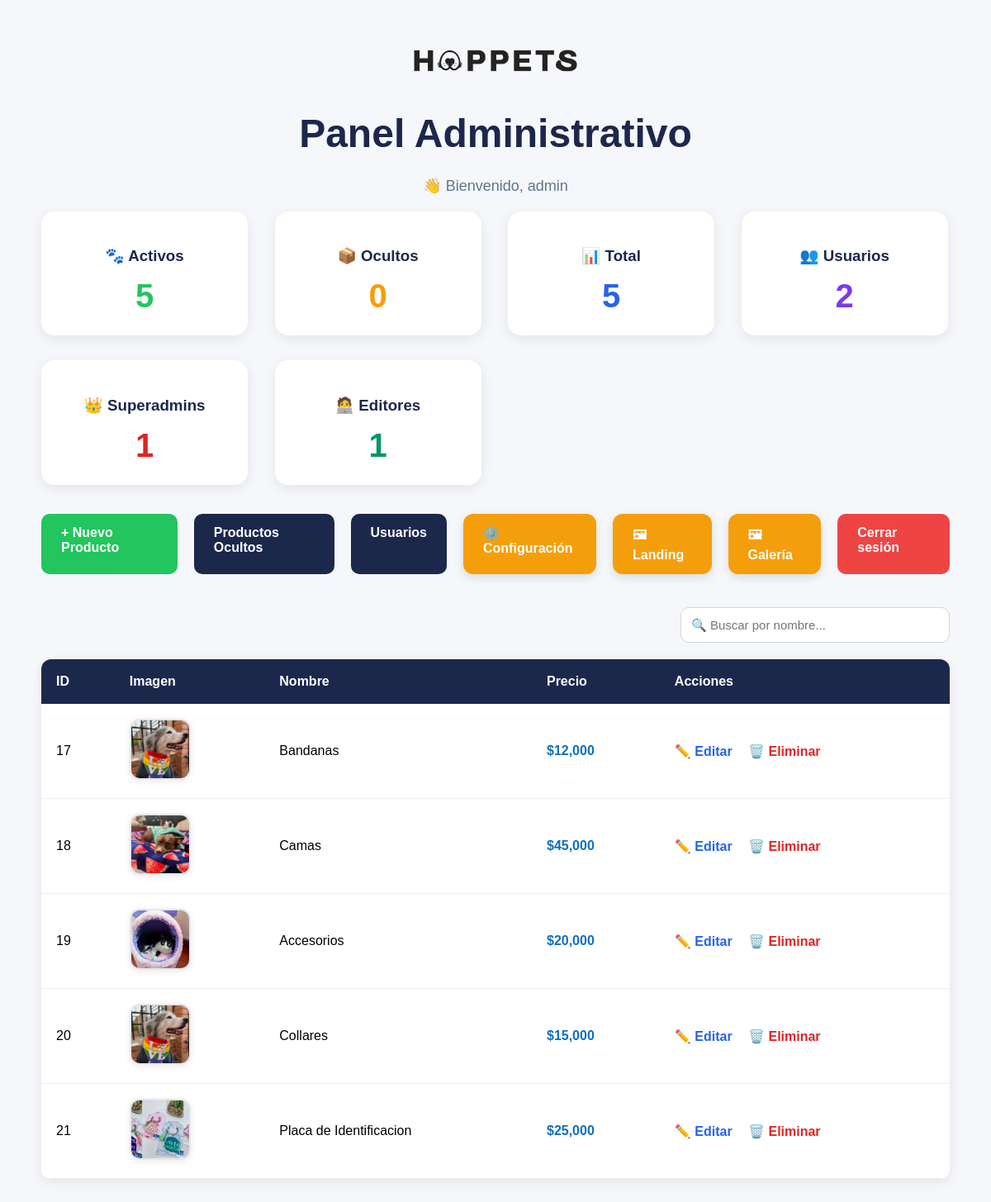
/admin (signed in), run on an earlier commit of the app's database.
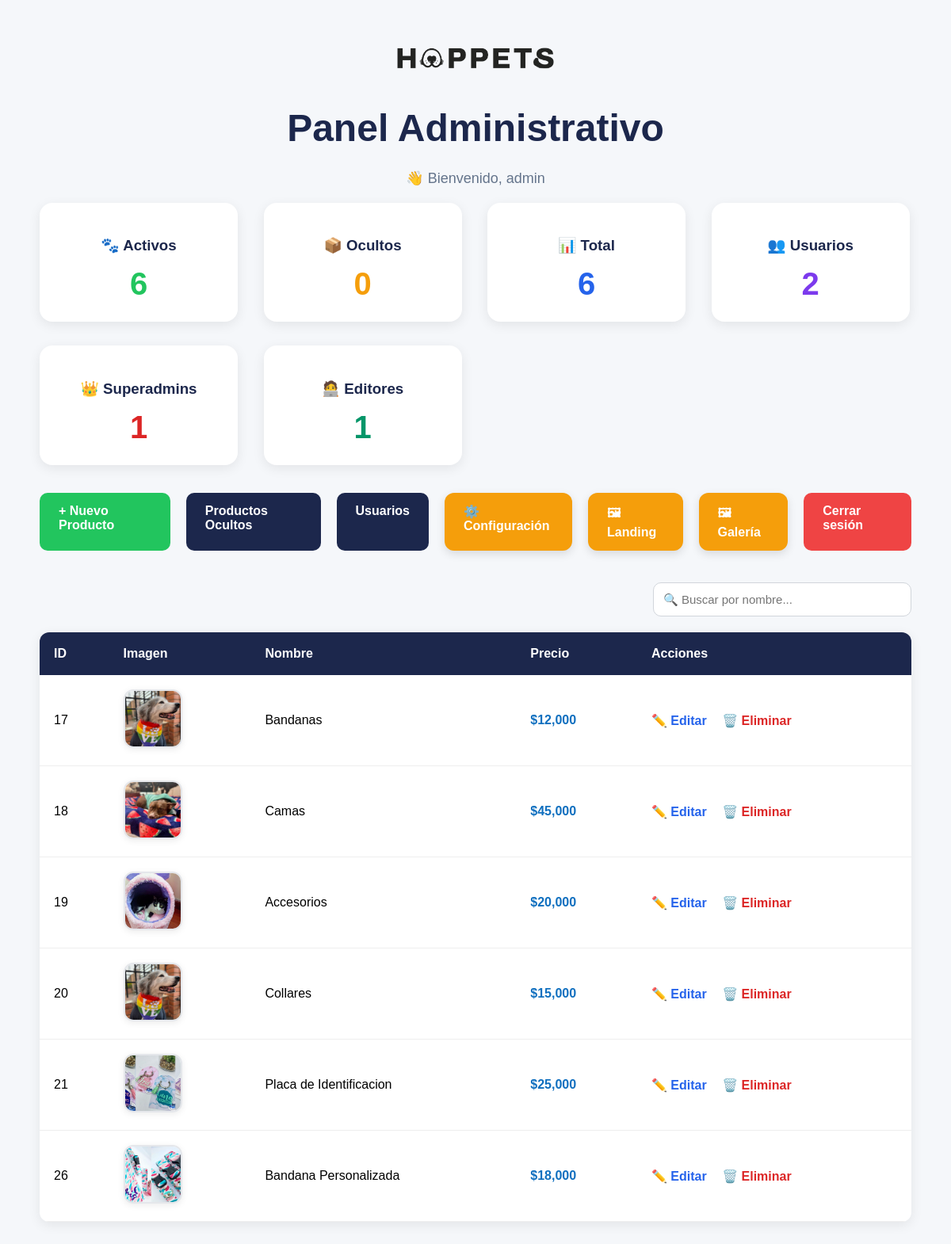
And on a later commit of the database.
### tables this page shows
CREATE TABLE usuarios (
    id INTEGER PRIMARY KEY AUTOINCREMENT,
    usuario TEXT UNIQUE NOT NULL,
    password TEXT NOT NULL
, rol TEXT DEFAULT 'editor');

CREATE TABLE productos (
    id INTEGER PRIMARY KEY AUTOINCREMENT,
    nombre TEXT NOT NULL,
    descripcion TEXT NOT NULL,
    precio INTEGER NOT NULL,
    imagen TEXT NOT NULL
, activo INTEGER DEFAULT 1);

### app.py (the view)
@app.route("/admin")
def admin():
    if not session.get("usuario"):
        return redirect("/login")
    productos = get_productos()
    total_activos = len(productos)
    productos_ocultos = get_productos_ocultos()
    total_ocultos = len(productos_ocultos)
    total_productos = total_activos + total_ocultos
    total_usuarios_sistema = total_usuarios()
    total_superadmins_sistema = total_superadmins()
    total_editores_sistema = total_editores()
    usuario_actual = session.get("usuario")
    conn = sqlite3.connect("database/products.db")
    conn.row_factory = sqlite3.Row
    usuario_info = conn.execute(
        """
        SELECT rol
        FROM usuarios
        WHERE usuario = ?
        """,
        (usuario_actual,)
    ).fetchone()
    conn.close()
    rol_actual = usuario_info["rol"]
    return render_template(
        "admin.html",
        productos=productos,
        total_activos=total_activos,
        total_ocultos=total_ocultos,
        total_productos=total_productos,
        total_usuarios=total_usuarios_sistema,
        total_superadmins=total_superadmins_sistema,
        total_editores=total_editores_sistema,
        usuario_actual=usuario_actual,
        rol_actual=rol_actual
    )

### app.py (called while the page is built)
def get_productos():
    conn = sqlite3.connect("database/products.db")
    conn.row_factory = sqlite3.Row
    productos = conn.execute(
    """
    SELECT * FROM productos
    WHERE activo = 1
    """
).fetchall()
    conn.close()
    return productos

def get_productos_ocultos():
    conn = sqlite3.connect("database/products.db")
    conn.row_factory = sqlite3.Row
    productos = conn.execute(
        """
        SELECT * FROM productos
        WHERE activo = 0
        """
    ).fetchall()
    conn.close()
    return productos

def total_usuarios():
    conn = sqlite3.connect("database/products.db")
    total = conn.execute(
        "SELECT COUNT(*) FROM usuarios"
    ).fetchone()[0]
    conn.close()
    return total

def total_superadmins():
    conn = sqlite3.connect("database/products.db")
    total = conn.execute(
        """
        SELECT COUNT(*)
        FROM usuarios
        WHERE rol = 'superadmin'
        """
    ).fetchone()[0]
    conn.close()
    return total

def total_editores():
    conn = sqlite3.connect("database/products.db")
    total = conn.execute(
        """
        SELECT COUNT(*)
        FROM usuarios
        WHERE rol = 'editor'
        """
    ).fetchone()[0]
    conn.close()
    return total

### templates/admin.html (shortened to what this page needs)
<!DOCTYPE html>
<html lang="es">
<head>
</head>
<body>
<div class="container">
    <div class="logo-admin">
    <img
        src="{{ url_for('static', filename='images/logo-negro.png') }}"
        alt="Hoppets">
</div>
    <h1 class="titulo-admin">
        Panel Administrativo
    </h1>
    <p class="usuario-logueado">
    👋 Bienvenido, {{ usuario_actual }}
    </p>
    <div class="stats-container">
    <div class="stat-card">
        <h3>🐾 Activos</h3>
        <p>{{ total_activos }}</p>
    </div>
    <div class="stat-card">
        <h3>📦 Ocultos</h3>
        <p>{{ total_ocultos }}</p>
    </div>
    <div class="stat-card">
        <h3>📊 Total</h3>
        <p>{{ total_productos }}</p>
    </div>
    <div class="stat-card">
        <h3>👥 Usuarios</h3>
        <p>{{ total_usuarios }}</p>
    </div>
    <div class="stat-card">
        <h3>👑 Superadmins</h3>
        <p>{{ total_superadmins }}</p>
    </div>
    <div class="stat-card">
        <h3>🧑‍💻 Editores</h3>
        <p>{{ total_editores }}</p>
    </div>
</div>
    <div class="acciones-superiores">
        <a href="/agregar" class="btn-nuevo">
            + Nuevo Producto
        </a>
        <a href="/ocultos" class="btn-secundario">
            Productos Ocultos
        </a>
        {% if rol_actual == "superadmin" %}
            <a href="/usuarios" class="btn-secundario">
             Usuarios
            </a>
        {% endif %}
        <a href="/configuracion" class="btn-configuracion">
            ⚙️ Configuración
        </a>
        <a href="/landing" class="btn-configuracion">
            🖼 Landing
        </a>
        <a href="/galeria" class="btn-configuracion">
            🖼 Galería
        </a>
        <a href="/logout" class="btn-salir">
            Cerrar sesión
        </a>
    </div>
    <div class="buscador-container">
    <input
        type="text"
        id="buscador"
        placeholder="🔍 Buscar por nombre..."
    >
</div>
<table id="tabla-productos">
<tr>
    <th>ID</th>
    <th>Imagen</th>
    <th>Nombre</th>
    <th>Precio</th>
    <th>Acciones</th>
</tr>
    {% for producto in productos %}
    <tr>
        <td>{{ producto['id'] }}</td>
<td>
    <img
        src="{{ producto['imagen'] }}"
        alt="{{ producto['nombre'] }}"
        class="miniatura-producto"
    >
</td>
<td>{{ producto['nombre'] }}</td>
<td class="precio">
    ${{ "{:,.0f}".format(producto['precio']) }}
</td>
        <td>
            <a
                href="/editar/{{ producto['id'] }}"
                class="btn-editar">
                ✏️ Editar
            </a>
            <a
                href="/eliminar/{{ producto['id'] }}"
                class="btn-eliminar"
                onclick="return confirm('¿Está seguro de ocultar este producto?')">
                🗑️ Eliminar
            </a>
        </td>
    </tr>
    {% endfor %}
</table>
</div>
</body>
</html>

### templates/admin.html (style rules this page uses)
body { font-family: Arial, sans-serif; background:#f5f7fa; margin:0; padding:40px; }
.container { max-width:1100px; margin:auto; }
.titulo-admin { text-align:center; color:#1c274c; margin-bottom:35px; font-size:48px; }
.stats-container { display:grid; grid-template-columns:repeat(auto-fit, minmax(220px, 1fr)); gap:30px; margin-bottom:35px; max-width:1400px; margin-left:auto; margin-right:auto; }
.stat-card { background:white; padding:25px; width:200px; border-radius:16px; box-shadow:0 4px 15px rgba(0,0,0,.08); text-align:center; }
.stat-card h3 { margin-bottom:15px; color:#1c274c; }
.stat-card p { font-size:40px; font-weight:bold; margin:0; }
.stat-card:nth-child(1) p { color:#22c55e; }
.stat-card:nth-child(2) p { color:#f59e0b; }
.stat-card:nth-child(3) p { color:#2563eb; }
.stat-card:nth-child(4) p { color:#7c3aed; }
.stat-card:nth-child(5) p { color:#dc2626; }
.stat-card:nth-child(6) p { color:#059669; }
.acciones-superiores { display:flex; justify-content:center; gap:20px; margin-bottom:40px; }
.btn-nuevo { background:#22c55e; color:white; text-decoration:none; padding:14px 24px; border-radius:10px; font-weight:bold; }
.btn-secundario { background:#1c274c; color:white; text-decoration:none; padding:14px 24px; border-radius:10px; font-weight:bold; }
.btn-salir { background:#ef4444; color:white; text-decoration:none; padding:14px 24px; border-radius:10px; font-weight:bold; }
table { width:100%; border-collapse:collapse; background:white; border-radius:12px; overflow:hidden; box-shadow:0 4px 15px rgba(0,0,0,.08); }
th { background:#1c274c; color:white; padding:18px; text-align:left; }
td { padding:18px; border-bottom:1px solid #eee; }
.precio { font-weight:bold; color:#0f6fbf; }
.btn-editar { color:#2563eb; text-decoration:none; font-weight:bold; margin-right:15px; }
.btn-eliminar { color:#dc2626; text-decoration:none; font-weight:bold; }
.usuario-logueado { text-align:center; color:#64748b; margin-top:-10px; margin-bottom:20px; font-size:18px; }
.buscador-container { margin-bottom:20px; text-align:right; }
#buscador { width:300px; padding:12px; border:1px solid #d1d5db; border-radius:10px; font-size:15px; }
.miniatura-producto { width:70px; height:70px; object-fit:cover; border-radius:12px; border:2px solid #e5e7eb; box-shadow:0 2px 8px rgba(0,0,0,.08); }
.logo-admin { text-align:center; margin-bottom:15px; }
.logo-admin img { width:240px; max-width:100%; }
.btn-configuracion { display:inline-block; background:#f59e0b; color:white; text-decoration:none; padding:14px 24px; border-radius:12px; font-weight:700; transition:all .3s ease; box-shadow:0 4px 12px rgba(0,0,0,.12); }
.btn-configuracion { background:#f59e0b; }

What changed in the data, as far as the page shows it:
added productos: id "26", imagen (picture), nombre "Bandana Personalizada", precio "18,000"
Also different on the page:
{{ total_activos }}: "5" → "6"
{{ total_productos }}: "5" → "6"
